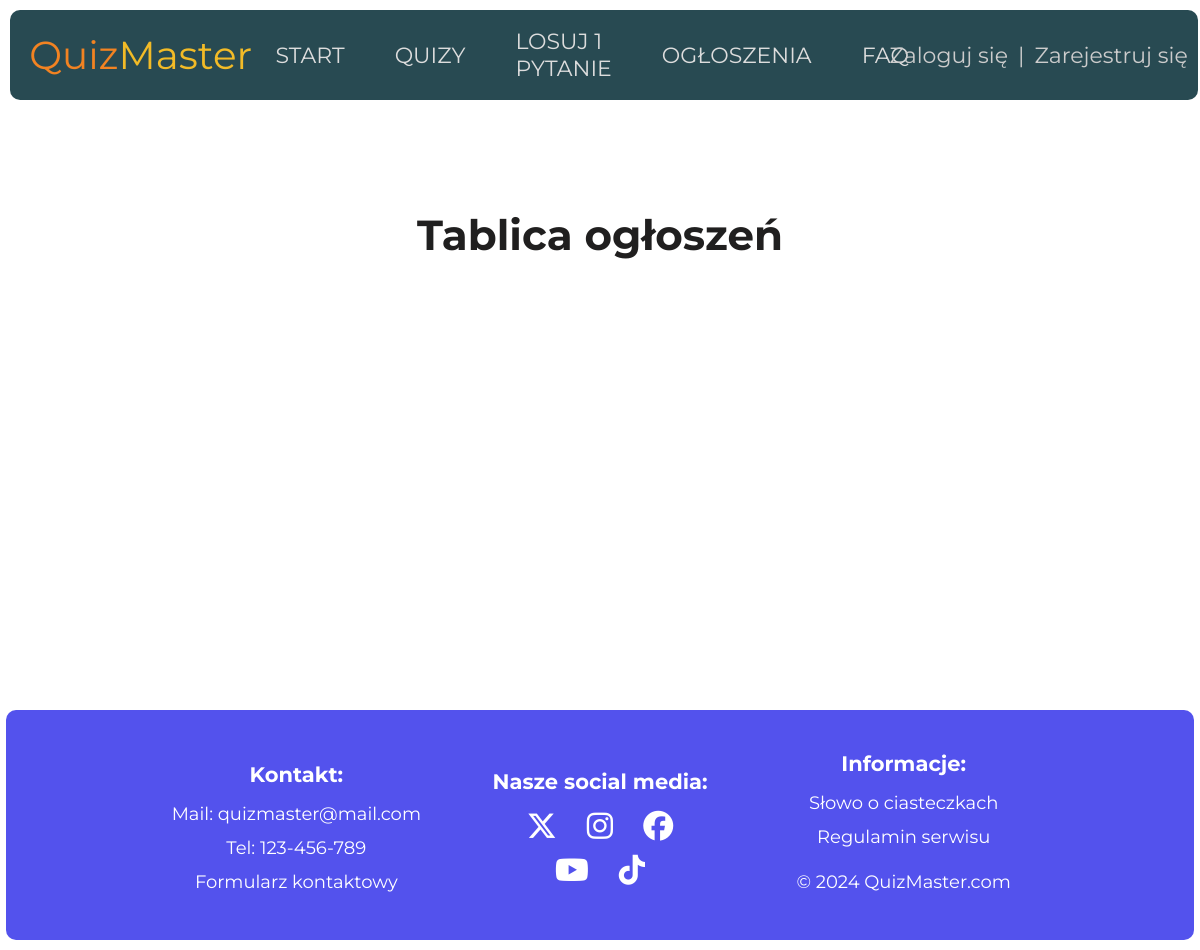
The app's page /announcements.php, older data.
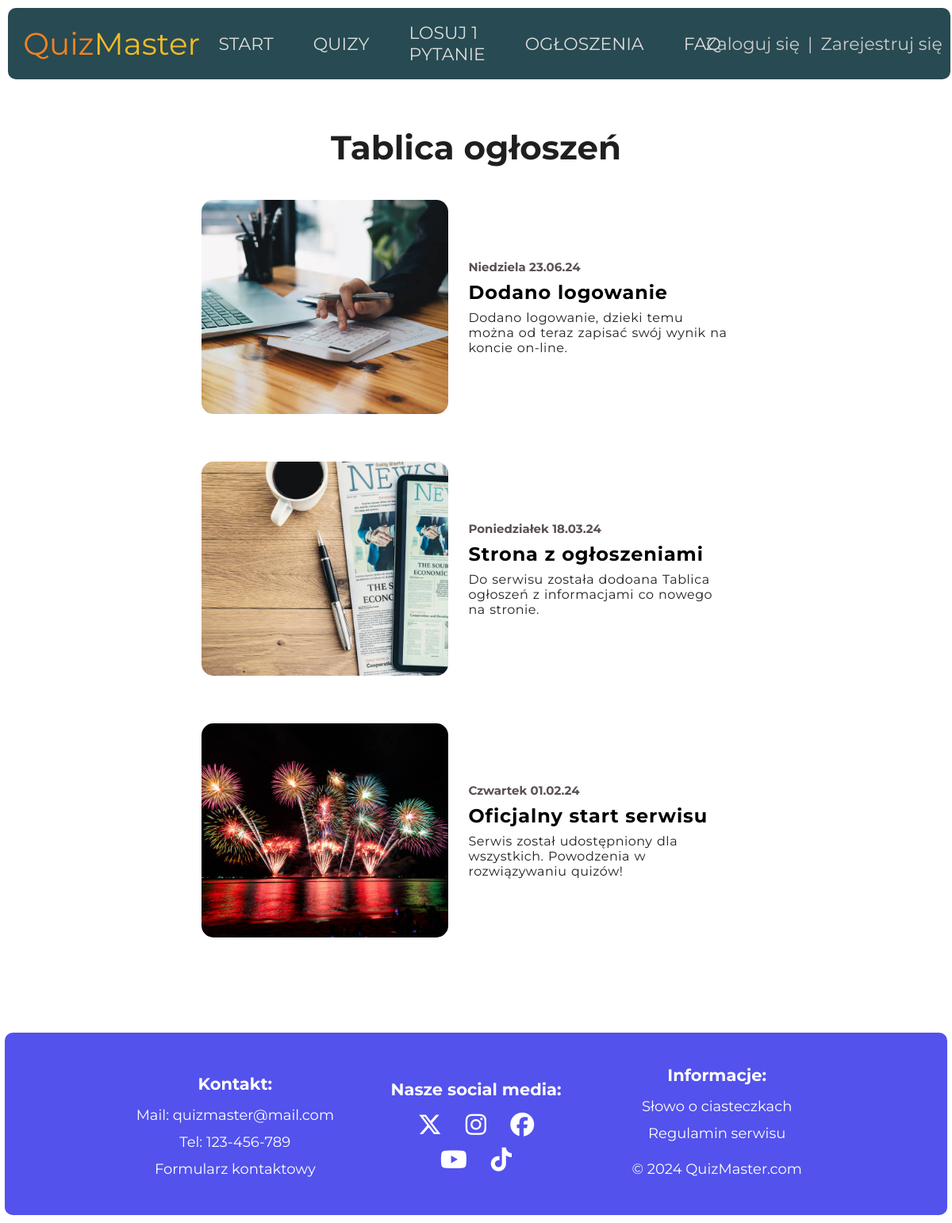
The same page, newer data.
### tables this page shows
CREATE TABLE IF NOT EXISTS `announcements` (
  `id` INT NOT NULL AUTO_INCREMENT,
  `posted_by` INT NOT NULL,
  `date` DATETIME NOT NULL,
  `announcement_image` TEXT,
  `title` VARCHAR(255) NOT NULL,
  `description` TEXT NOT NULL,
  PRIMARY KEY (`id`),
  FOREIGN KEY (`posted_by`) REFERENCES user(`id`));

### announcements.php (the view, shortened to what this page needs)
<?php
    require_once("./config/config.php");
    try {
        $connection = new PDO("mysql:host=$database_host;dbname=$database_name", $database_user, $database_password);
        $connection->setAttribute(PDO::ATTR_ERRMODE, PDO::ERRMODE_EXCEPTION);
        $stmt = $connection->prepare('SELECT `date`, DATE_FORMAT(`date`, "%W") AS `day_of_week`, `announcement_image`, `title`, `description` FROM `announcements` ORDER BY `date` DESC');
        $stmt->execute();
        $announcements = $stmt->fetchAll(PDO::FETCH_ASSOC);
    } catch (PDOException $e) {
        die("Error: ".$e->getMessage());
    }
?>
<!DOCTYPE html>
<html lang="pl">
    <head>
        <link rel="stylesheet" href="https://cdnjs.cloudflare.com/ajax/libs/font-awesome/6.5.1/css/all.min.css">
        <link rel="stylesheet" href="../styles/style_global.css">
        <link rel="stylesheet" href="../styles/style_announcements.css">
    </head>
    <body>
        <section class="document">
                <?php
                    require_once('./elements/header.php');
                ?>
                <section class="document-body">
                    <h1>Tablica ogłoszeń</h1>
                    <main>
                        <?php
                            foreach($announcements as $announcement) {
                                $date = new DateTime($announcement['date']);
                                $date = $date->format('d.m.y');
                                $daysTranslation = [
                                    'Monday' => 'Poniedziałek',
                                    'Tuesday' => 'Wtorek',
                                    'Wednesday' => 'Środa',
                                    'Thursday' => 'Czwartek',
                                    'Friday' => 'Piątek',
                                    'Saturday' => 'Sobota',
                                    'Sunday' => 'Niedziela'
                                ];
                                echo <<<ANNOUNCEMENT
                                    <section class="announcement-wrapper">
                                        <div class="left-div">
                                            <img src="./image/{$announcement['announcement_image']}" alt="">
                                        </div>
                                        <div class="right-div">
                                            <p class="date">{$daysTranslation[$announcement['day_of_week']]} {$date}</p>
                                            <h2>{$announcement['title']}</h2>
                                            <p class="description">{$announcement['description']}</p>
                                        </div>
                                    </section>
                                ANNOUNCEMENT;
                            }
                        ?>
                    </main>
                </section>
        </section>
    </body>
</html>

### elements/header.php (shortened to what this page needs)
<header>
    <nav>
        <div class="nav-logo">
            <a href="../" class="logo no-select">
                <p class="logo-part-1 logo">Quiz</p>
                <p class="logo-part-2 logo">Master</p>
            </a>
        </div>
        <div class="nav-links">
            <a href="../" class="nav-btn no-select">Start</a>
            <a href="../category.php" class="nav-btn no-select">Quizy</a>
            <a href="../" class="nav-btn no-select">Losuj 1 pytanie</a>
            <a href="../announcements.php" class="nav-btn no-select">Ogłoszenia</a>
            <a href="../" class="nav-btn no-select">FAQ</a>
        </div>
        <?php
            if (isset($_SESSION["user-id"])) {
                echo <<<TEXT
                    <div class="nav-div-profile">
                        <div class="profile-wrapper">
                            <a href="../home/"><img alt="profil uzytkownika" src="../image/profiles/{$_SESSION['profile-image']}"></a>
                        </div>
                    </div>
                TEXT;
            } else {
                echo <<<TEXT
                    <div class="nav-div-login">
                        <a href="../login.php" class="nav-login no-select">Zaloguj się</a>
                        <p class="backslash no-select">|</p>
                        <a href="../register.php" class="nav-register no-select">Zarejestruj się</a>
                    <div class="nav-div-login">
                TEXT;
            }
        ?>
    </nav>
</header>

### styles/style_global.css (style rules this page uses)
* { margin: 0; padding: 0; box-sizing: border-box; font-family: 'Montserrat', sans-serif; }
.no-select { user-select: none; }
body { width: 100%; height: auto; display: flex; justify-content: center; align-items: center; flex-direction: column; overflow-x: hidden; }
.document { width: 100vw; min-height: 100vh; height: auto; display: flex; align-items: center; flex-direction: column; }
.document-body { z-index: 1; width: 80%; min-height: calc(100vh - 330px); height: auto; min-width: 30%; max-width: 1440px; display: flex; position: relative; flex-direction: column; justify-content: center; align-items: center; }
header { width: 100%; height: 90px; z-index: 100; position: fixed; top: 0; left: 0; }
nav { width: 99%; height: 90px; display: flex; position: fixed; background-color: rgba(17, 55, 64, 0.9); margin: 10px; border-radius: 10px; }
.nav-logo, .nav-div-login, .nav-links { display: flex; }
.nav-logo, .nav-div-login, .nav-div-profile { width: 22%; height: 100%; }
.nav-logo { justify-content: center; align-items: center; }
.logo { cursor: pointer; font-size: 39px; display: flex; text-decoration: none; }
.logo-part-1 { color: #f28322; }
.logo-part-2 { color: #f2bb27; }
.nav-links { width: 54%; height: 100%; justify-content: center; align-items: center; font-family: 'Montserrat', sans-serif; }
.nav-links > .nav-btn { padding: 10px 25px; font-size: 22px; text-decoration: none; text-transform: uppercase; color: #ddd; transition-duration: .35s; }
.nav-login, .nav-register, .backslash { font-size: 22px; padding: 10px 5px; color: #ccc; text-wrap: nowrap; text-decoration: none; }
.nav-div-login { justify-content: center; align-items: center; margin-right: 10px; }
footer { height: 230px; width: 99%; min-height: 230px; z-index: 100; background-color: #5352ed; margin: 90px 15px 10px 15px; border-radius: 10px; display: flex; justify-content: center; align-items: center; flex-direction: row; padding: 10px; }
footer div { width: 26%; height: 100%; display: flex; justify-content: center; align-items: center; flex-direction: column; }
footer :is(p, a, h6) { color: #fff; padding: 6px; font-size: 18px; text-decoration: none; }
footer h6 { font-size: 21px; font-weight: bold; padding: 10px; }
footer a { cursor: pointer; }
footer i { font-size: 30px; padding: 7px; }
.footer-p-copyrights { padding: 17px; }

### styles/style_announcements.css (style rules this page uses)
.document-body { margin-top: 150px; }
h1 { color: rgb(32, 31, 31); font-size: 42px; margin: 10px; }
main { width: 80%; min-height: 300px; height: auto; display: flex; justify-content: center; align-items: center; flex-direction: column; }
.announcement-wrapper { width: 90%; height: 270px; margin: 30px; display: flex; border-radius: 20px; }
.left-div { width: 45%; height: 100%; overflow: hidden; position: relative; }
.right-div { width: 55%; height: 100%; display: flex; justify-content: center; flex-direction: column; }
.right-div > h2, .right-div > p { margin: 4px 25px; }
h2 { letter-spacing: .9px; }
p.date { font-weight: bold; font-size: 15px; color: rgb(90, 80, 80); }
p.description { color: rgb(32, 32, 32); letter-spacing: .5px; word-spacing: .8px; }
img { width: 100%; height: 100%; object-fit: cover; border-radius: 15px; }

Row changes from the older to the newer data that the page shows:
added announcements: announcement_image (picture), day_of_week "Niedziela", date "23.06.24", title "Dodano logowanie", description "Dodano logowanie, dzieki temu można od teraz zapisać swój wynik na koncie on-line."
added announcements: announcement_image (picture), day_of_week "Poniedziałek", date "18.03.24", title "Strona z ogłoszeniami", description "Do serwisu została dodoana Tablica ogłoszeń z informacjami co nowego na stronie."
added announcements: announcement_image (picture), day_of_week "Czwartek", date "01.02.24", title "Oficjalny start serwisu", description "Serwis został udostępniony dla wszystkich. Powodzenia w rozwiązywaniu quizów!"
